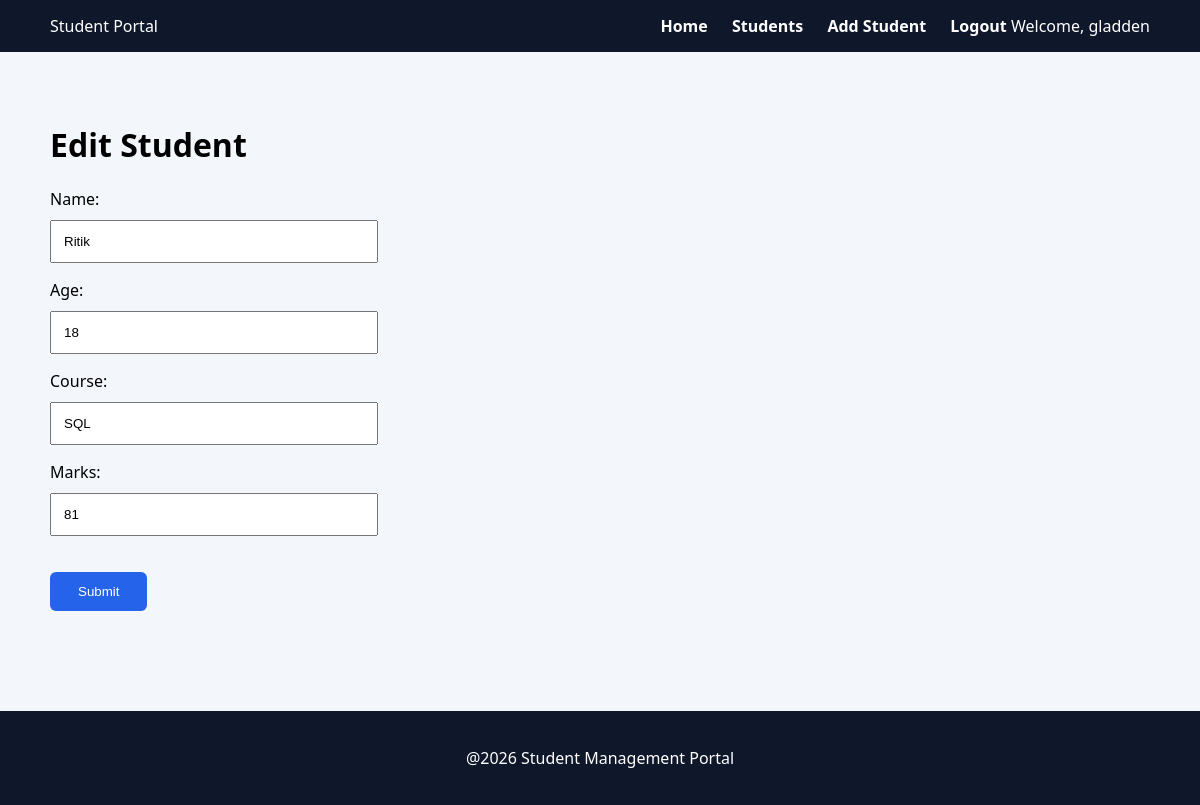
Page /edit/4 (signed in) on the earlier database version.
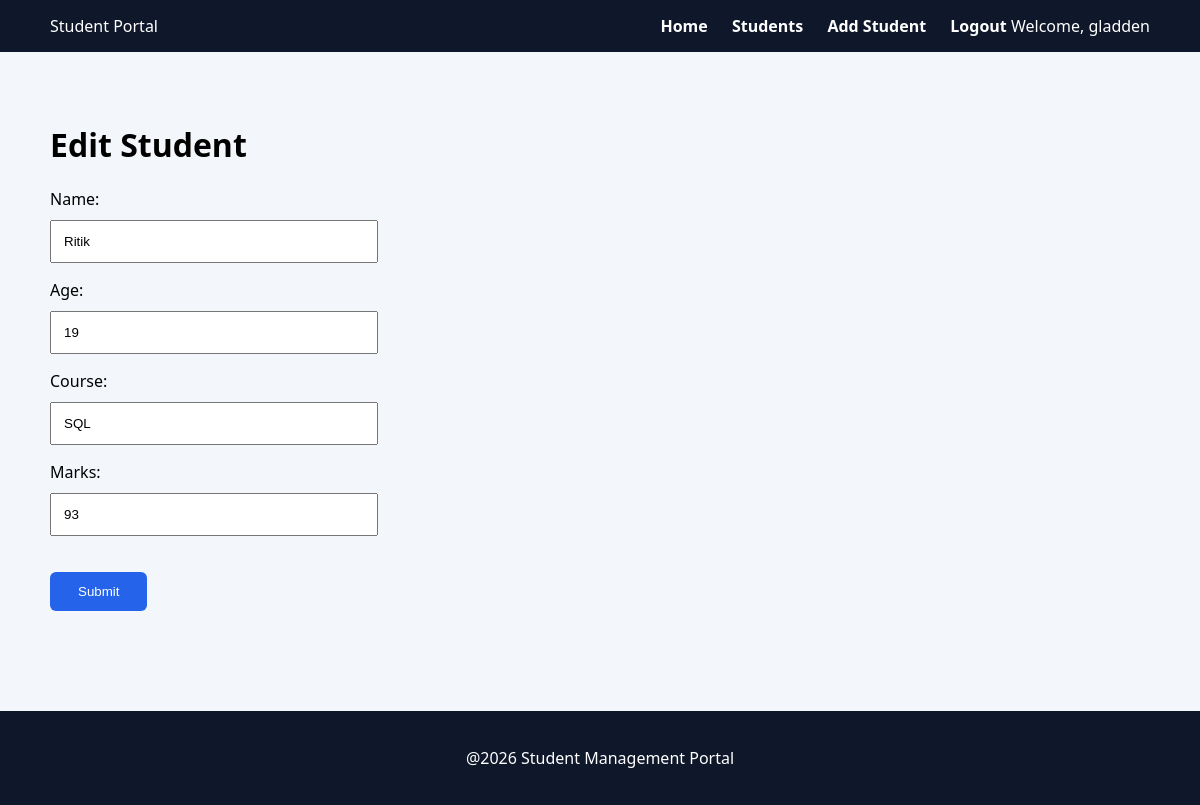
Same page on the later database version.
### students/models.py (models this page shows, shortened)
class Student(models.Model):
    name = models.CharField(max_length=100)
    course = models.CharField(max_length=100)
    marks = models.IntegerField()
    age = models.IntegerField(default=18)

### students/views.py (the view)
# urls.py: path('edit/<int:id>',views.edit_student),
@login_required
def edit_student(request,id):
    student = Student.objects.get(id=id)
    if request.method == "POST":
        form = StudentForm(request.POST,instance=student)
        if form.is_valid():
            form.save()
            return redirect('/students/')
    else:
        form = StudentForm(instance=student)
    return render(request,'edit_student.html',{'form':form})

### students/forms.py
class StudentForm(forms.ModelForm):
    class Meta:
        model = Student
        fields = ['name','age','course','marks']

### students/templates/edit_student.html (shortened to what this page needs)
{% extends 'base.html'%}
{% block content %}
<h1>Edit Student</h1>
<form method="post" class="form">
    {{ form.as_p }}
    <button class="btn">Submit</button>
</form>
{% endblock %}

Differences in the rows shown:
changed Student "Ritik": age "18" → "19"; marks "81" → "93"
